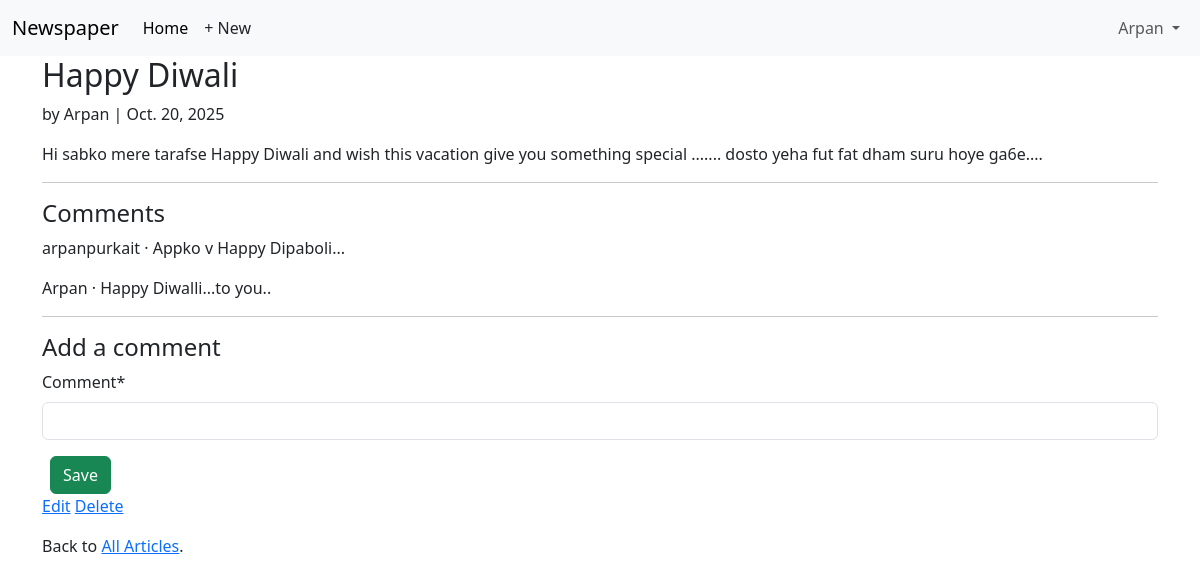
The page /articles/2/ (signed in) on the database its author committed.
### accounts/models.py (models this page shows)
class CustomUser(AbstractUser):
    age = models.PositiveIntegerField(null = True, blank = True)

### articles/models.py (models this page shows, shortened)
class Article(models.Model):
    title = models.CharField(max_length=200)
    body = models.TextField()
    date = models.DateField(auto_now_add=True)
    author = models.ForeignKey(
        settings.AUTH_USER_MODEL, on_delete=models.CASCADE,
    )

class Comment(models.Model): # new
    article = models.ForeignKey(Article, on_delete=models.CASCADE)
    comment = models.CharField(max_length=140)
    author = models.ForeignKey(
        settings.AUTH_USER_MODEL,
        on_delete=models.CASCADE,
    )
    def __str__(self):
        return self.comment

### articles/views.py (the view, shortened to what this page needs)
# urls.py: path("<int:pk>/", ArticleDetailView.as_view(), name="article_detail"),
class ArticleDetailView(LoginRequiredMixin, View): # new
    def get(self, request, *args, **kwargs):
        view = CommentGet.as_view()
        return view(request, *args, **kwargs)

### articles/forms.py
class CommentForm(forms.ModelForm):
    class Meta:
        model = Comment
        fields = ("comment",)

### articles/views.py (called while the page is built)
    def get_context_data(self, **kwargs):
        context = super().get_context_data(**kwargs)
        context["form"] = CommentForm()
        return context

### templates/article_detail.html
{% extends "base.html" %}
{% load crispy_forms_tags %}
{% block content %}
<div class="article-entry">
    <h2>{{ object.title }}</h2>
    <p>by {{ object.author }} | {{ object.date }}</p>
    <p>{{ object.body }}</p>
</div>
<hr>
<h4>Comments</h4>
{% for comment in article.comment_set.all %}
<p>{{ comment.author }} &middot; {{ comment }}</p>
{% endfor %}
<hr>
<h4>Add a comment</h4>
<form action="" method="post">{% csrf_token %}
    {{ form|crispy }}
    <button class="btn btn-success ms-2" type="submit">Save</button>
</form>
<div>
    {% if article.author.pk == request.user.pk %}
    <p><a href="{% url 'article_edit' article.pk %}">Edit</a>
        <a href="{% url 'article_delete' article.pk %}">Delete</a>
    </p>
    {% endif %}
    <p>Back to <a href="{% url 'article_list' %}">All Articles</a>.</p>
</div>
{% endblock content %}

### templates/base.html (shortened to what this page needs)
<!DOCTYPE html>
<html>
<head>
    <link href="https://cdn.jsdelivr.net/npm/bootstrap@5.3.3/dist/css/
bootstrap.min.css" rel="stylesheet">
</head>
<body>
    <nav class="navbar navbar-expand-lg bg-body-tertiary">
        <div class="container-fluid">
            <a class="navbar-brand" href="{% url 'home' %}">Newspaper</a>
            <div class="collapse navbar-collapse" id="navbarSupportedContent">
                <ul class="navbar-nav me-auto mb-2 mb-lg-0">
                    <li class="nav-item">
                        <a class="nav-link active" aria-current="page" href="#">Home</a>
                    </li>
                    {% if user.is_authenticated %}
                    <li><a href="{% url 'article_new' %}"" class="nav-link px-2 link-dark">+ New</a></li>
                </ul>
                <div class="mr-auto">
                    <ul class="navbar-nav">
                        <li class="nav-item dropdown">
                            <a class="nav-link dropdown-toggle" href="#" role="button" data-bs-toggle="dropdown"
                                aria-expanded="false">
                                {{ user.username }}
                            </a>
                        </li>
                {% endif %}
            </div>
        </div>
    </nav>
    <main>
        <div class="container">
            {% block content %}
            {% endblock content %}
        </div>
    </main>
</body>
</html>

### rows shown on the page
CustomUser: username "Arpan"
Article: title "Happy Diwali", author "Arpan", date "Oct. 20, 2025", body "Hi sabko mere tarafse Happy Diwali and wish this vacation give you something special ....... dosto yeha fut fat dham suru hoye ga6e...."
Comment: author "arpanpurkait", comment "Appko v Happy Dipaboli..."
Comment: author "Arpan", comment "Happy Diwalli...to you.."
